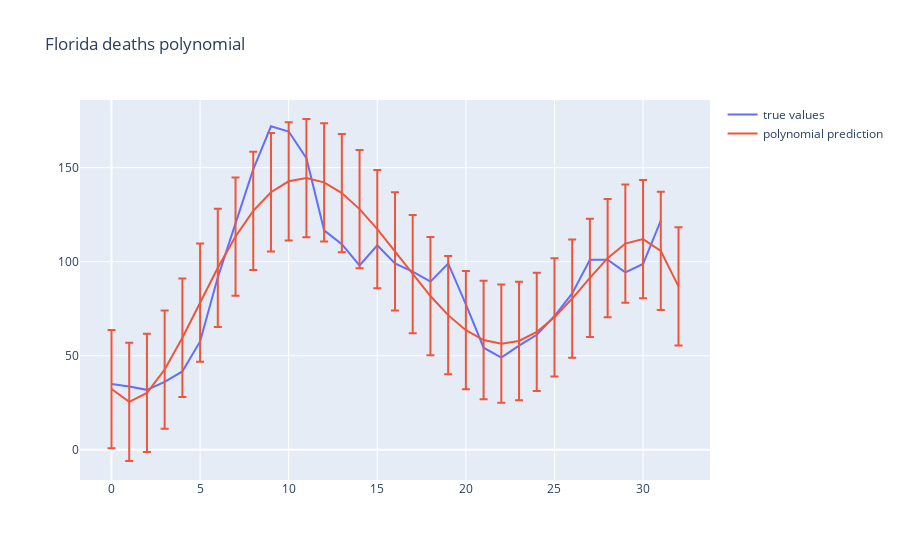

This figure's notebook cell:
### Code cell
print("Florida deaths polynomial")
create_polynomial_plot(fl_deaths, title = "Florida deaths polynomial")

### Figure 1 — Plotly figure (JSON) as saved in the notebook; plotly's stock layout.template omitted (floating-point values rounded to 4 significant figures)
{"data": [{"name": "true values", "type": "scatter", "x": [0, 1, 2, 3, 4, 5, 6, 7, 8, 9, 10, 11, 12, 13, 14, 15, 16, 17, 18, 19, 20, 21, 22, 23, 24, 25, 26, 27, 28, 29, 30, 31], "y": [34.96, 33.65, 31.9, 36.14, 41.69, 57.63, 91.69, 119.9, 149.1, 172.0, 169.2, 155.0, 116.7, 109.3, 98, 108.7, 99.04, 94.71, 89.43, 99.06, 77.31, 54.29, 49.04, 55.41, 61.18, 71.12, 83.18, 101.0, 101.1, 94.37, 98.78, 121.9]}, {"error_y": {"type": "constant", "value": 31.43}, "name": "polynomial prediction", "type": "scatter", "x": [0, 1, 2, 3, 4, 5, 6, 7, 8, 9, 10, 11, 12, 13, 14, 15, 16, 17, 18, 19, 20, 21, 22, 23, 24, 25, 26, 27, 28, 29, 30, 31, 32], "y": [32.31, 25.51, 30.25, 42.68, 59.58, 78.31, 96.77, 113.4, 127.0, 136.9, 142.7, 144.4, 142.2, 136.5, 128.0, 117.3, 105.5, 93.35, 81.76, 71.59, 63.6, 58.39, 56.41, 57.85, 62.66, 70.43, 80.41, 91.44, 101.9, 109.6, 112.0, 105.7, 86.87]}], "layout": {"title": {"text": "Florida deaths polynomial"}}}
